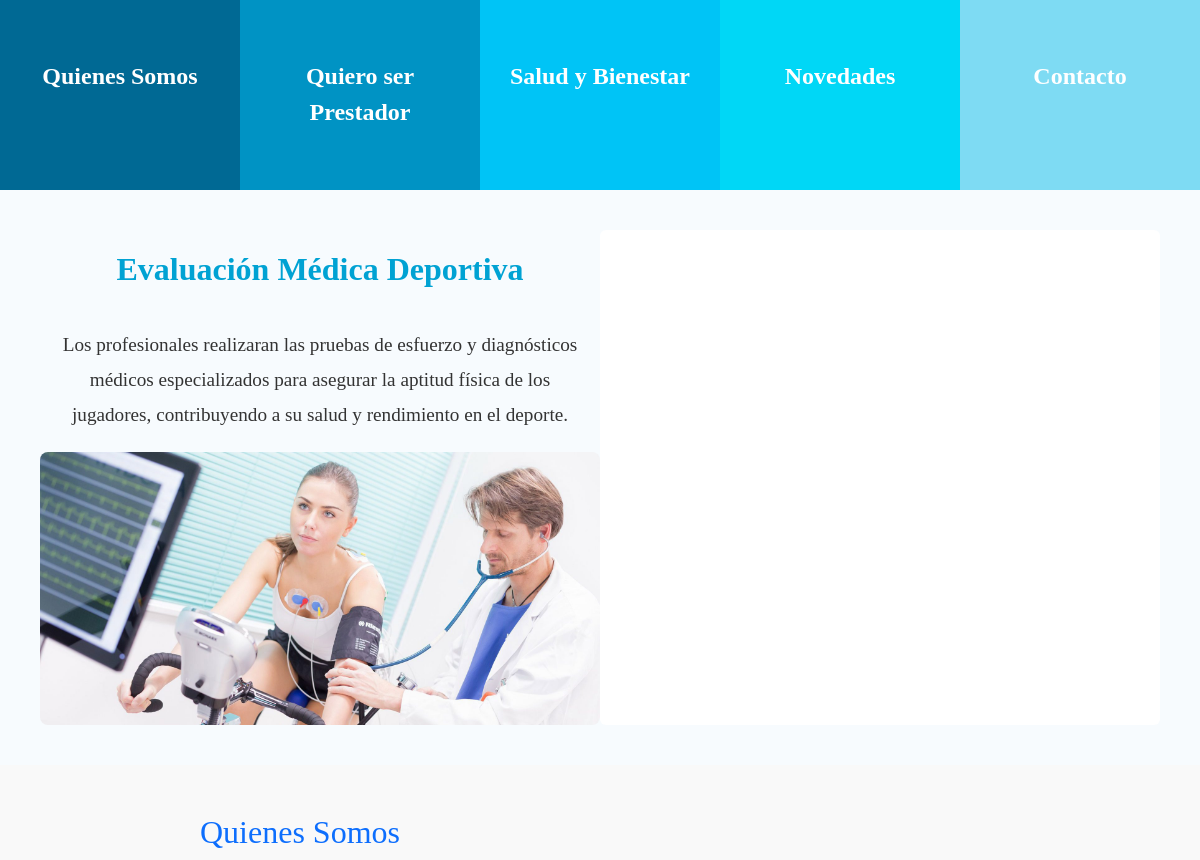
The app's page / (middle part), older data.
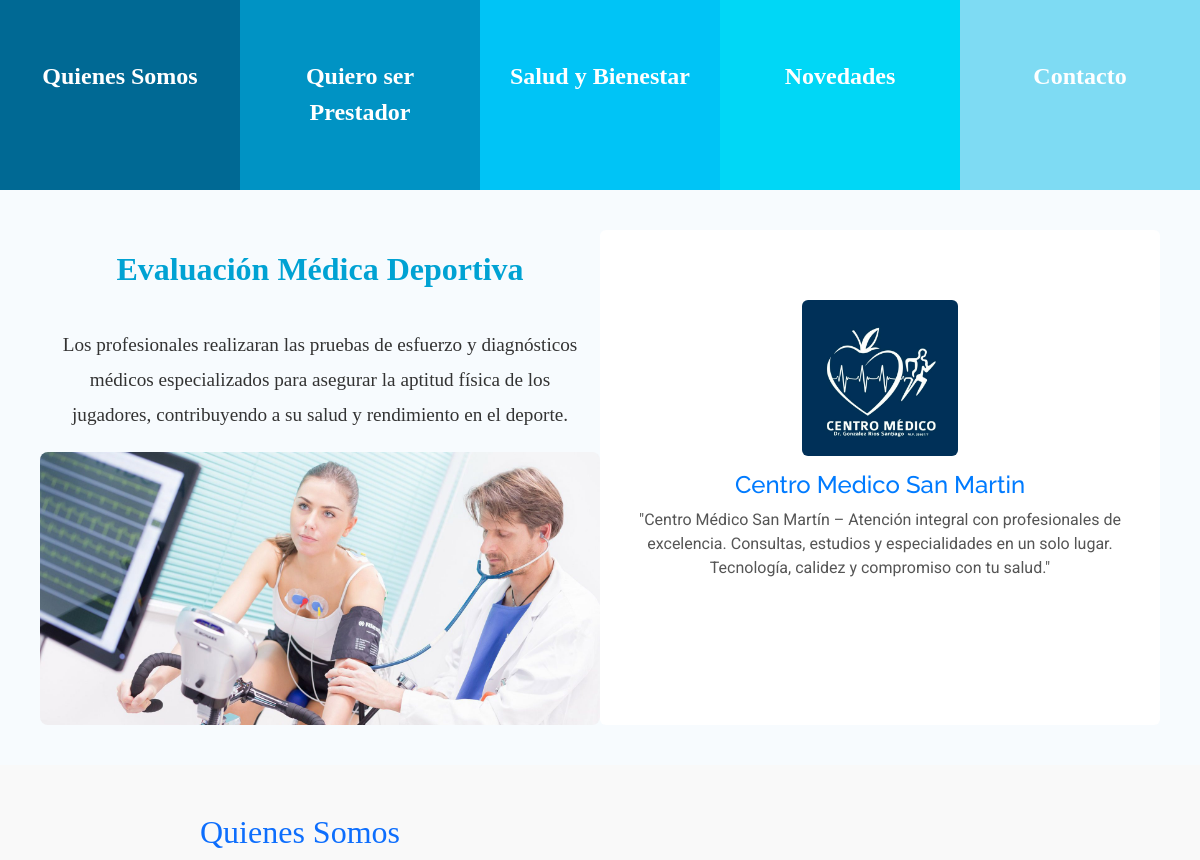
The same page, newer data.
### publicidad/models.py (models this page shows, shortened)
class Publicidad(models.Model):
    titulo = models.CharField(max_length=200)
    descripcion = models.TextField()
    imagen = models.ImageField(upload_to='media/publicidades')
    url = models.URLField(blank=True, null=True)

### core/views.py (the view, shortened to what this page needs)
# urls.py: path('', views.home, name='home'),
def home(request):
    publicidades = Publicidad.objects.all()
    return render(request, 'core/home.html', {'publicidades': publicidades})

### core/templates/core/home.html (shortened to what this page needs)
{% extends 'core/base.html' %} {% load static %}
{% block content %}
<section id="options" class="options-section">
  <div class="options-container">
    <div class="option" style="background-color: #006994">
        <a href="#quienes-somos" style="color: white; text-decoration: none; display: block;">Quienes Somos</a>
    </div>
    <div class="option" style="background-color: #0093c4">
        <a href="#quiero-ser-prestador" style="color: white; text-decoration: none; display: block;">Quiero ser Prestador</a>
    </div>
    <div class="option" style="background-color: #00c4f6">
      <a href="{% url 'salud_bienestar' %}" style="color: white; text-decoration: none; display: block;">Salud y Bienestar</a>
    </div>
    <div class="option" style="background-color: #00d7f6">
      <a href="{% url 'novedades' %}" style="color: white; text-decoration: none; display: block;">Novedades</a>
    </div>
    <div class="option" style="background-color:rgb(126, 219, 243)">
      <a href="#footer" style="color: white; text-decoration: none; display: block;">Contacto</a>
    </div>
  </div>
</section>
{% endblock %}
{% block publicidad %}
        <section
          id="publicidades"
          class="publicidades section light-background"
          style="padding:40px; margin: 0"
        >
          <div class="container-fluid" style="padding: 0">
            <div class="row g-0">
              <div class="col-md-6 position-relative">
                <div class="content-container" style="padding-top: 20px">
                  <h2 style="font-family: Nunito Sans; color: #00a2d3; font-weight: bold; text-align: center; margin-bottom: 40px;">
                    Evaluación Médica Deportiva
                  </h2>
                  <p
                    style="font-family: Nunito Sans; font-size: 1.2rem; line-height: 1.8; text-align: center; color: #333; padding: 0 20px;"
                  >
                    Los profesionales realizaran las pruebas de esfuerzo y diagnósticos
                    médicos especializados para asegurar la aptitud física de los
                    jugadores, contribuyendo a su salud y rendimiento en el deporte.
                  </p>
                  <div
                    class="image-container"
                    style="margin-top: 20px; text-align: center"
                  >
                    <img
                      src="{% static 'core/img/medicina-del-deporte.jpg' %}"
                      alt="imagen de deporte"
                      class="img-fluid"
                      style="
                        max-width: 100%;
                        height: 30%;
                        border-radius: 8px;
                        margin-top: 0px;
                      "
                    />
                  </div>
                </div>
              </div>
              <div class="col-md-6">
                <div
                  id="publicidadesCarousel"
                  class="carousel slide h-100 rounded"
                  data-bs-ride="carousel"
                  style="padding: 20px; background-color: white"
                >
                  <div class="carousel-inner" style="margin-top: 50px">
                    {% for publicidad in publicidades %}
                    <div class="carousel-item {% if forloop.first %}active{% endif %}">
                      <div class="text-center">
                        <img
                          src="{{ publicidad.imagen.url }}"
                          alt="{{ publicidad.titulo }}"
                          class="publicidad-img rounded img-fluid"
                          style="max-width: 30%; height: auto; margin: 0 auto"
                        />
                        <h3 style="margin-top: 15px; font-size: 1.5rem; color: #007bff">
                          {{ publicidad.titulo }}
                        </h3>
                        <p style="color: #555">{{ publicidad.descripcion }}</p>
                      </div>
                    </div>
                    {% endfor %}
                  </div>
                  <button
                    class="carousel-control-prev"
                    type="button"
                    data-bs-target="#publicidadesCarousel"
                    data-bs-slide="prev"
                  >
                    <span class="carousel-control-prev-icon" aria-hidden="true"></span>
                  </button>
                  <button
                    class="carousel-control-next"
                    type="button"
                    data-bs-target="#publicidadesCarousel"
                    data-bs-slide="next"
                  >
                    <span class="carousel-control-next-icon" aria-hidden="true"></span>
                  </button>
                </div>
              </div>
            </div>
          </div>
        </section>
{% endblock %}
{% block landingPage %}
<section id="quienes-somos" class="container-fluid py-5" style="background-color: #f9f9f9;">
  <div class="row align-items-center">
      <div class="col-lg-6 text-center text-lg-start mb-4 mb-lg-0">
          <h2 class="text-primary font-weight-bold" style="font-family: Nunito Sans; color: #00a2d3; text-align: center;">Quienes Somos</h2>
      </div>
  </div>
</section>
{% endblock %}

### core/templates/core/base.html (shortened to what this page needs)
<!DOCTYPE html>
<html lang="en">
<head>
    {% load static %}
    <link rel="stylesheet" href="https://cdnjs.cloudflare.com/ajax/libs/font-awesome/5.15.4/css/all.min.css">
    <link href="https://cdn.jsdelivr.net/npm/bootstrap@5.3.0-alpha1/dist/css/bootstrap.min.css" rel="stylesheet">
    <link href="{% static 'core/vendor/bootstrap/css/bootstrap.min.css' %}" rel="stylesheet">
    <link href="{% static 'core/vendor/bootstrap-icons/bootstrap-icons.css' %}" rel="stylesheet">
    <link href="{% static 'core/vendor/aos/aos.css' %}" rel="stylesheet">
    <link href="{% static 'core/vendor/glightbox/css/glightbox.min.css' %}" rel="stylesheet">
    <link href="{% static 'core/vendor/swiper/swiper-bundle.min.css' %}" rel="stylesheet">
    <link href="{% static 'core/css/main.css' %}" rel="stylesheet">
</head>
<body class="index-page">
    {% block content %}{% endblock %}
  <link rel="stylesheet" href="https://cdn.jsdelivr.net/npm/bootstrap-icons@1.10.5/font/bootstrap-icons.css">
    {% block publicidad %}{% endblock %}
    {% block landingPage %} {% endblock %}
</body>
</html>

### core/static/core/css/main.css (style rules this page uses)
:root { --default-font: "Roboto", system-ui, -apple-system, "Segoe UI", Roboto, "Helvetica Neue", Arial, "Noto Sans", "Liberation Sans", sans-serif, "Apple Color Emoji", "Segoe UI Emoji", "Segoe UI Symbol", "Noto Color Emoji"; --heading-font: "Raleway", sans-serif; --nav-font: "Poppins", sans-serif; }
:root { --background-color: #ffffff; --default-color: #444444; --heading-color: #384046; --accent-color: #3498db; --surface-color: #ffffff; --contrast-color: #ffffff; }
:root { --nav-color: #444444; --nav-hover-color: #3498db; --nav-mobile-background-color: #ffffff; --nav-dropdown-background-color: #ffffff; --nav-dropdown-color: #444444; --nav-dropdown-hover-color: #3498db; }
.light-background { --background-color: #f7fbfe; --surface-color: #ffffff; }
:root { scroll-behavior: smooth; }
body { color: var(--default-color); background-color: var(--background-color); font-family: var(--default-font); }
a { color: var(--accent-color); text-decoration: none; transition: 0.3s; }
h1, h2, h3, h4, h5, h6 { color: var(--heading-color); font-family: var(--heading-font); }
section, .section { color: var(--default-color); background-color: var(--background-color); scroll-margin-top: 84px; overflow: clip; }

### core/templates/core/home.html (style rules this page uses)
* { margin: 0; padding: 0; box-sizing: border-box; }
.options-section { background-color: #f4f4f4; padding: 0px; }
.options-container { display: flex; max-width: 100%; }
.option { font-family: Nunito !important; flex: 1; text-align: center; padding: 60px 20px; color: rgb(248, 249, 249); font-size: 1.5rem; font-weight: bold; transition: transform 0.5s ease, box-shadow 0.5s ease; cursor: pointer; }
.options-container .option + .option { margin-left: 0; }

Row changes from the older to the newer data that the page shows:
added Publicidad: imagen (picture), titulo "Centro Medico San Martin", descripcion "\"Centro Médico San Martín – Atención integral con profesionales de excelencia. Consultas, estudios y especialidades en un solo lugar. Tecnología, calidez y compromiso con tu salud.\""
